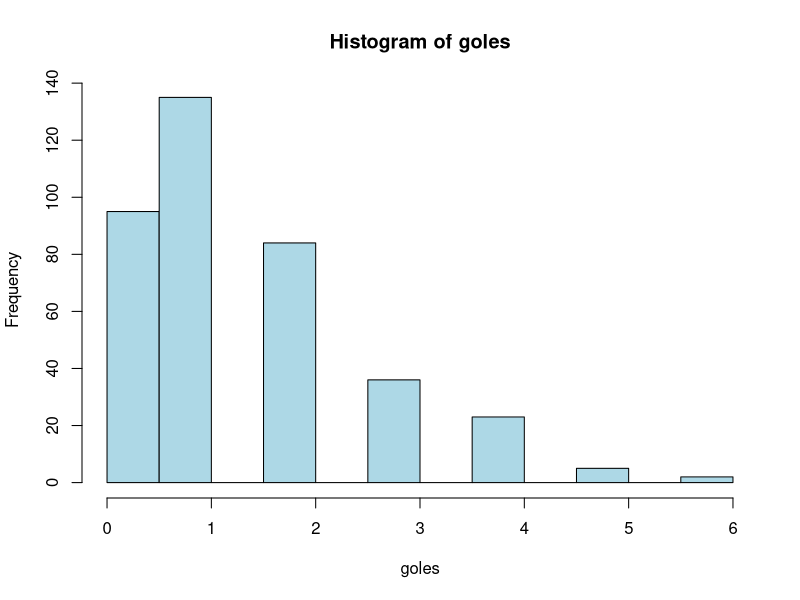
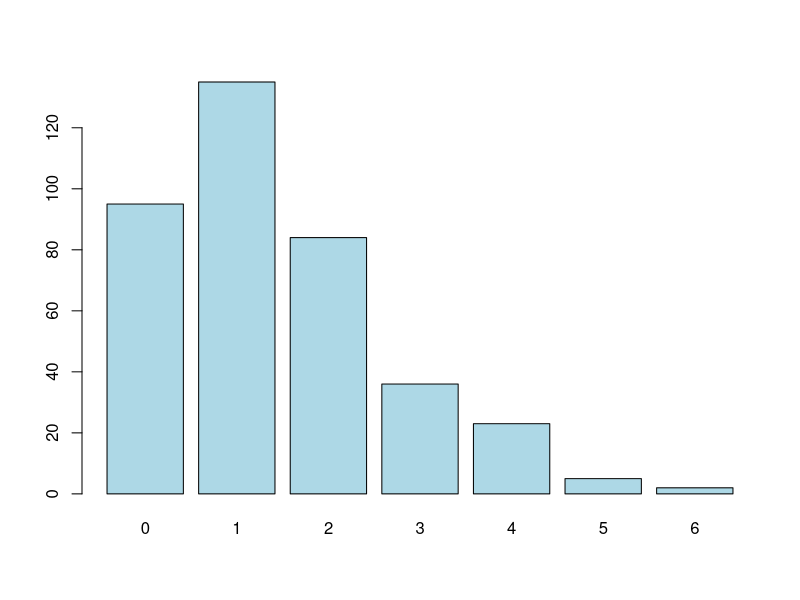
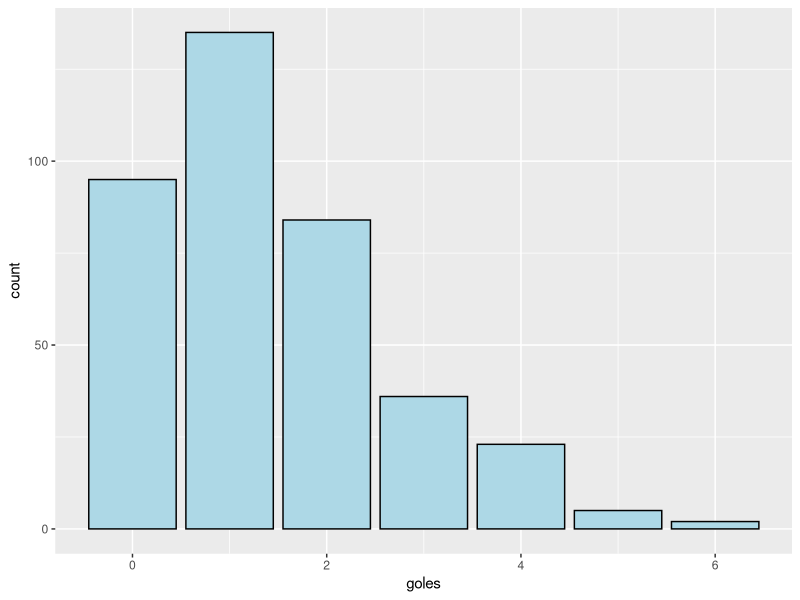
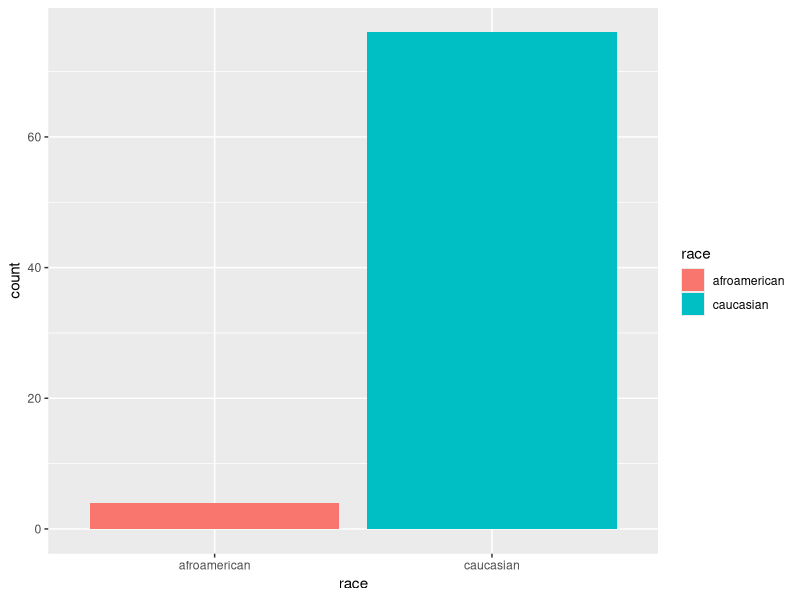
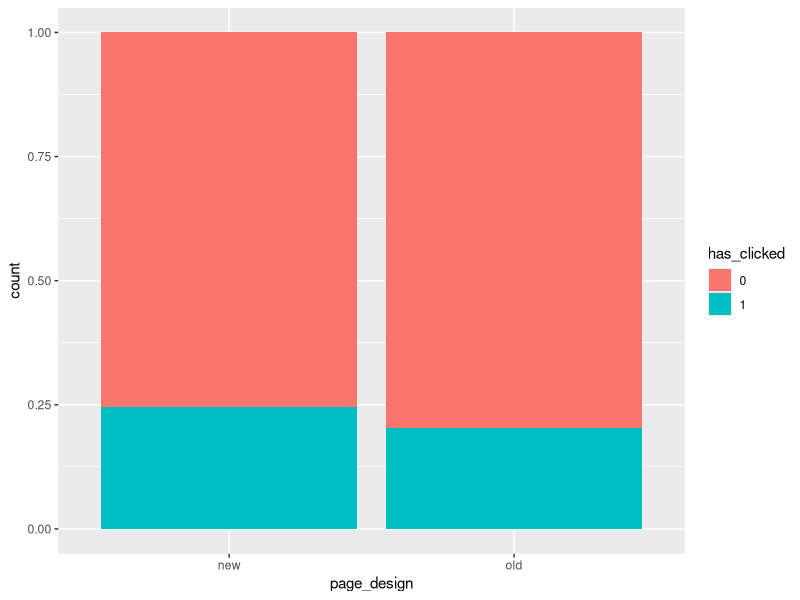

The R source for these figures, in order:
## ---- chunk 1
knitr::opts_chunk$set(echo = TRUE)
## ---- chunk 2
# X: goles del equipo local en un partido
# X ~ Poisson(lambda)
# Suma de variables independientes se asemeja a una normal
# lambda_gorrito = media (X_gorrito) = Sumatorio(Xi)/n --> Teorema del límite central

# Si las muestras son independientes: 
# Lambda_gorrito = media muestral ~ N(mu, sigma^2/n) = N(E[X], Var[X]/n) = N(lambda, lambda/n)

# media muestral - Z alpha/2 * sqrt(lambda/n) < lambda < media muestral + Z alpha/2 * sqrt(lambda/n)
# media muestral - Z alpha/2 * sqrt(mediamuestral/n) < lambda < media muestral + Z alpha/2 * sqrt(mediamuestral/n)

# 1) Cargar los datos
library(readr)
spain_league <- read_csv("Intervalos_Conf/parte_4/data_4/spain_league.csv")

sp_league = spain_league[spain_league$Season == 2021, ]
sp_league2 = sp_league[sp_league$hgoal == 1, ]

goles = sp_league$hgoal
hist(goles, col = "lightblue")
lambda_estimation = mean(goles)
error = qnorm(0.01) * sqrt(lambda_estimation/length(goles))
ic = c(lambda_estimation + error, lambda_estimation - error)


barplot(table(goles), col = "lightblue")

library(ggplot2)
ggplot(sp_league , aes(x = goles)) + 
  geom_bar(fill = "lightblue", col = "black") 


## ---- chunk 3
# 1) Cargamos los datos
library(readr)
juries <- read_csv("Intervalos_Conf/parte_4/data_4/juries.csv")

# Número lanzamientos y probabilidad éxito -> parámetros de la binomial

juries$race = as.factor(juries$race)

library(ggplot2)
ggplot(juries, aes(x = race, fill = race)) + 
  geom_bar()

# 2) Hipétesis
# X: número de afroamericanos en el jurado
# X ~ Binomial(n, p) == Binomial(80, p)
# H0: p = 0.5
# Ha: p < 0.5

# 3) Estadístico: media muestral es un estimador de p 
# Podría usar el teorema del límite central (sin embargo existe funcion que nos permite hacer esta estimación)

afro = sum(juries$race == "afroamerican")
tabla = table(juries$race)
n_afro = tabla["afroamerican"]
# Ha: p < 0.5
binom.test(n_afro,
           length(juries$race), 
           p = 0.5, 
           alternative = "less")

# 4) Conclusión
# Hay mucha evidencia d eque hay racismo en la selección de jurados, por que la probabilidad de que haya menos de 40 afroamericanos es muy baja (pvalor: 0)
# La probabilidad de elegir a un afromericanos es 0.11 con una confianza del 95% 

## ---- chunk 4
#

library(readr)
ab_testing <- read_csv("Intervalos_Conf/parte_4/data_4/ab_testing.csv")
View(ab_testing)

ab_testing$page_design = as.factor(ab_testing$page_design)
ab_testing$has_clicked = as.factor(ab_testing$has_clicked)

ggplot(ab_testing, aes(x = page_design, fill = has_clicked)) + 
  geom_bar(position = "fill") # stack, dodge , fill, jiter, identity

# 1) Hipótesis
# X: n cliks en la página nueva
# Y: n cliks en la página antigua
# X ~ Binomial(n, p) == Binomial(nx, px)
# Y ~ Binomial(n, p) == Binomial(ny, py)

# H0: px > py
# Ha: px <= py

tabla2 = table(ab_testing$page_design, ab_testing$has_clicked)
clik  = tabla2[, 2]
n = rowSums(tabla2)
prop.test(clik, n, alternative = "greater")

# 4) Conclusión
# Hay mucha evidencia de que la nueva página web es mejor que la antigua, por que la probabilidad de que haya más clicks en la nueva página es muy baja (pvalor: 0.0001)
